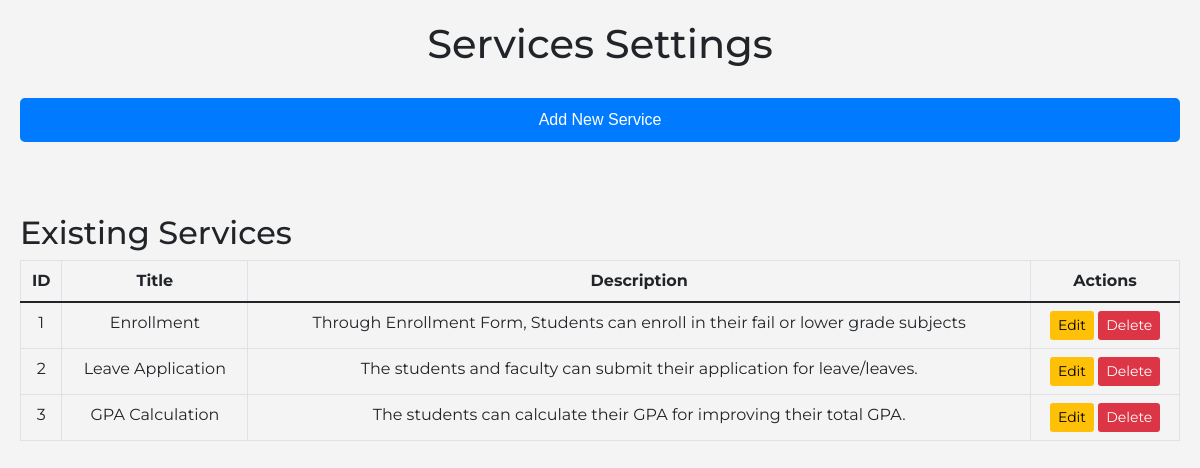
Page /landing_page/settings/services_settings.php on the committed database.
### tables this page shows
CREATE TABLE IF NOT EXISTS services (
    id INT AUTO_INCREMENT PRIMARY KEY,
    icon_class VARCHAR(50) NOT NULL,
    title VARCHAR(255) NOT NULL,
    description TEXT NOT NULL,
    button_text VARCHAR(50),
    button_link VARCHAR(255)
);

### landing_page/settings/services_settings.php (the view, shortened to what this page needs)
<?php
include '../db_connection.php';
$result = mysqli_query($conn, "SELECT * FROM services ORDER BY id ASC");
?>
<!DOCTYPE html>
<html lang="en">
<head>
    <link href="https://cdn.jsdelivr.net/npm/bootstrap@5.3.0/dist/css/bootstrap.min.css" rel="stylesheet">
    <link rel="stylesheet" href="../css/bootstrap.min.css">
    <link rel="stylesheet" href="../css/style.css">
</head>
<body>
    <h1>Services Settings</h1>
    <button type="button" class="btn btn-primary mb-4" data-bs-toggle="modal" data-bs-target="#addServiceModal">
        Add New Service
    </button>
    <h2 class="mt-5">Existing Services</h2>
    <table class="table table-bordered">
        <thead>
            <tr>
                <th>ID</th>
                <th>Title</th>
                <th>Description</th>
                <th>Actions</th>
            </tr>
        </thead>
        <tbody>
            <?php while ($row = mysqli_fetch_assoc($result)) { ?>
                <tr>
                    <td><?php echo $row['id']; ?></td>
                    <td><?php echo htmlspecialchars($row['title']); ?></td>
                    <td><?php echo htmlspecialchars($row['description']); ?></td>
                    <td>
                        <button type="button" class="btn btn-warning btn-sm" data-bs-toggle="modal" data-bs-target="#editServiceModal" data-id="<?php echo $row['id']; ?>" data-title="<?php echo htmlspecialchars($row['title']); ?>" data-description="<?php echo htmlspecialchars($row['description']); ?>" data-icon_class="<?php echo htmlspecialchars($row['icon_class']); ?>" data-button_link="<?php echo htmlspecialchars($row['button_link']); ?>" data-button_text="<?php echo htmlspecialchars($row['button_text']); ?>">Edit</button>
                        <a href="services_settings.php?delete=<?php echo $row['id']; ?>" class="btn btn-danger btn-sm" onclick="return confirm('Are you sure you want to delete this service?')">Delete</a>
                    </td>
                </tr>
            <?php } ?>
        </tbody>
    </table>
</body>
</html>

### landing_page/css/style.css (style rules this page uses)
* { font-family: 'Montserrat', sans-serif; }
body { background: #f1fbff; }

### landing_page/settings/services_settings.php (style rules this page uses)
body { font-family: Arial, sans-serif; padding: 20px; background-color: #f4f4f4; }
h1 { text-align: center; margin-bottom: 30px; }
.btn-primary { width: 100%; padding: 10px; background-color: #007bff; border: none; color: white; border-radius: 5px; font-size: 16px; cursor: pointer; }
.table th, .table td { text-align: center; }
.btn-warning { background-color: #ffc107; border: none; color: #000; }
.btn-danger { background-color: #dc3545; border: none; color: #fff; }

### rows in the picture
services: id "1", title "Enrollment", description "Through Enrollment Form, Students can enroll in their fail or lower grade subjects"
services: id "2", title "Leave Application", description "The students and faculty can submit their application for leave/leaves."
services: id "3", title "GPA Calculation", description "The students can calculate their GPA for improving their total GPA."
